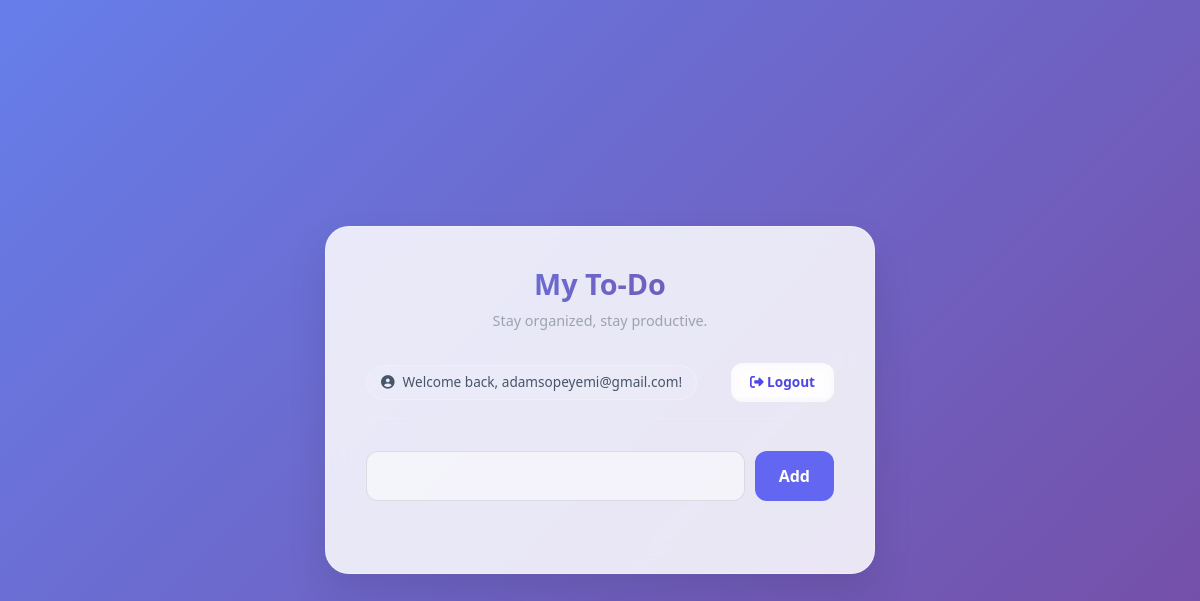
The page / (signed in) on the database as committed earlier.
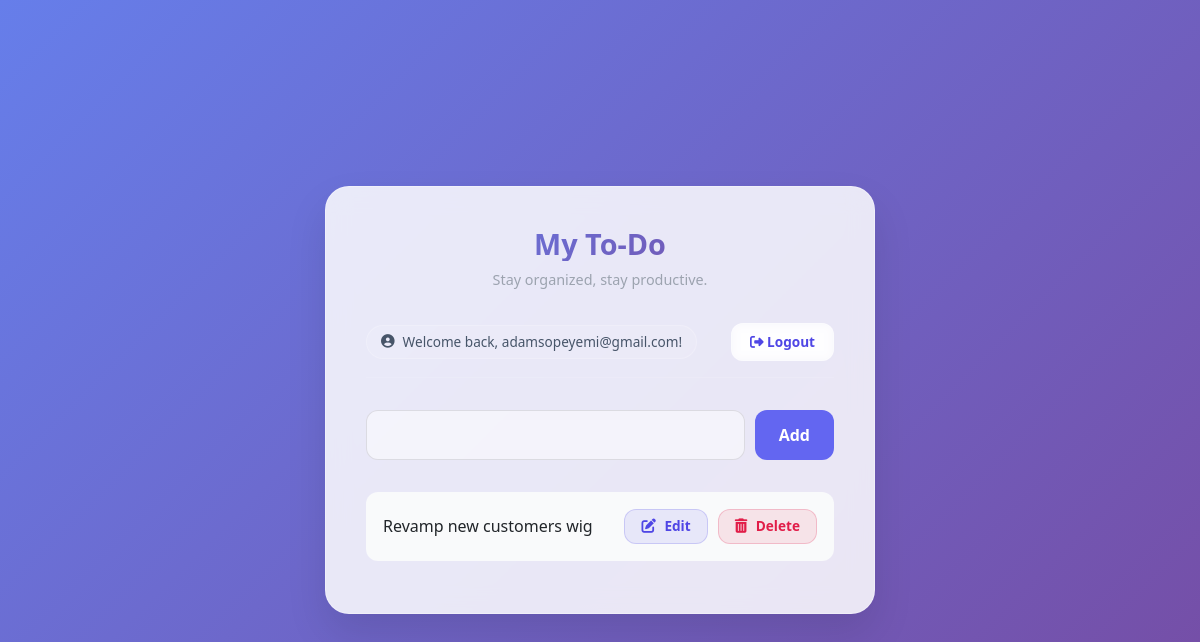
The same page on the database as committed later.
### tasks/models.py (models this page shows)
class Task(models.Model):
    user = models.ForeignKey(User, on_delete=models.CASCADE, null=True, blank=True)
    title = models.CharField(max_length=200)
    completed = models.BooleanField(default=False)
    created = models.DateTimeField(auto_now_add=True)

### tasks/views.py (the view)
# urls.py: path('', views.list_tasks, name='list'),
@login_required(login_url='login')
def list_tasks(request):
    tasks = Task.objects.filter(user=request.user)
    if request.method == "POST":
        form = TaskForm(request.POST)
        if form.is_valid():
            instance = form.save(commit=False)
            instance.user = request.user
            instance.save()
            return redirect('list')
    else:
        form = TaskForm()
    context = {'tasks': tasks, 'form': form}
    return render(request, 'tasks/list.html', context)

### tasks/forms.py
class TaskForm(forms.ModelForm):
    forms.CharField(widget= forms.TextInput(attrs= {
        'class': 'form-control',
        'placeholder': 'Add new task',
    }))
    class Meta:
        model = Task
        fields = ['title', 'completed']

### tasks/templates/tasks/list.html (shortened to what this page needs)
{% extends 'tasks/main.html' %}
{% block content %}
<div class="todo-card">
    <div class="header-section">
        <h1>My To-Do</h1>
        <p class="subtitle">Stay organized, stay productive.</p>
    </div>
    <div class="auth-nav">
        {% if request.user.is_authenticated %}
            <div class="user-pill">
                <i class="fa-solid fa-user-circle"></i>
                <span>Welcome back, {{ request.user.username }}!</span>
            </div>
            <a href="{% url 'logout' %}" class="btn-auth-glass">
                <i class="fa-solid fa-right-from-bracket"></i> Logout
            </a>
        {% else %}
            <div class="auth-group">
                <a href="{% url 'login' %}" class="btn-auth-glass">Login</a>
                <a href="{% url 'register' %}" class="btn-auth-solid">Register</a>
            </div>
        {% endif %}
    </div> <form method="POST" class="add-task-form">
        {{ form.title }}
        <button type="submit" class="btn-submit">Add</button>
    </form>
    <div class="task-list">
        {% for task in tasks %}
        <div class="task-item">
            <span class="task-text {% if task.completed %}completed{% endif %}">
                {{ task.title }}
            </span>
            <div class="actions">
                <a href="{% url 'update_task' task.id %}" class="btn-edit">
                    <i class="fa-solid fa-pen-to-square"></i> Edit
                </a>
                <a href="{% url 'delete' task.id %}" class="btn-delete">
                    <i class="fa-solid fa-trash-can"></i> Delete
                </a>
            </div>
        </div>
        {% endfor %}
    </div>
</div>
{% endblock %}

Rows that differ between the two databases and show on the page:
added Task: title "Revamp new customers wig"
